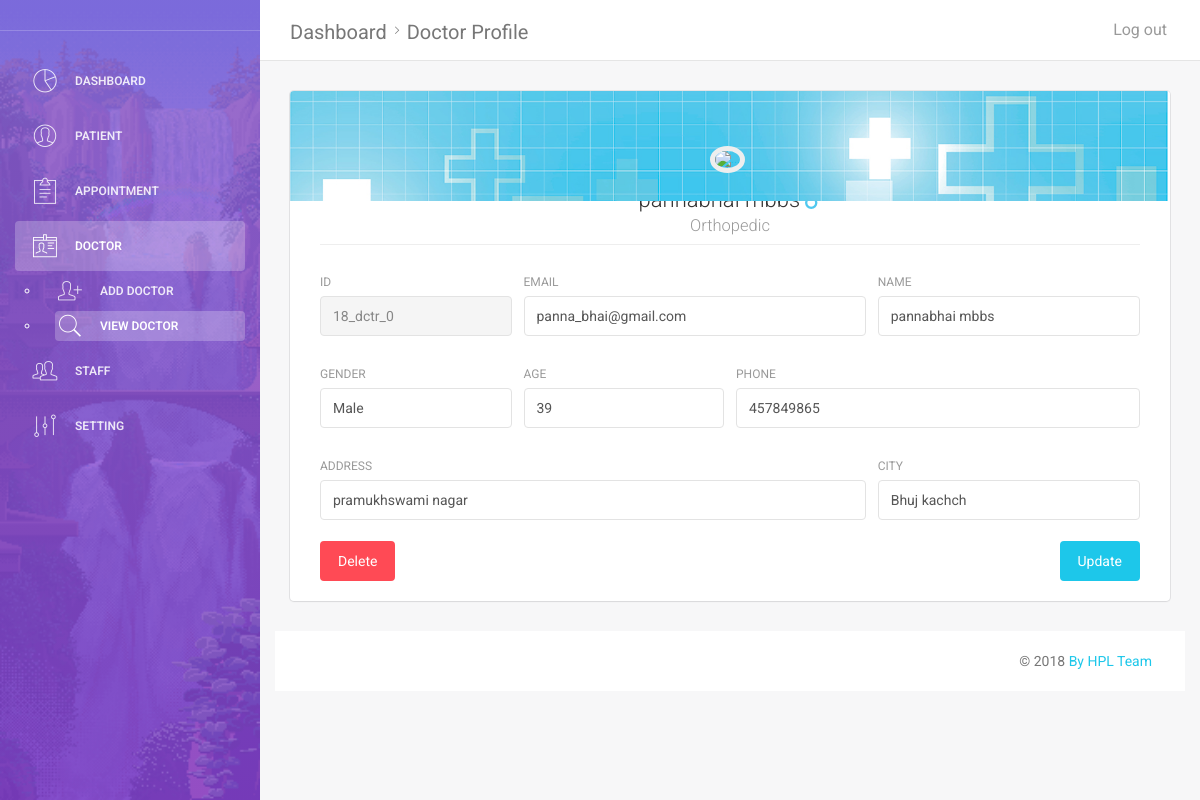
The app's page /view_doctor_profile.php?id=18_dctr_0 (signed in) with its own data.
### tables this page shows
CREATE TABLE `doctor` (
  `doctor_id` varchar(15) NOT NULL,
  `doctor_name` varchar(30) NOT NULL,
  `doctor_dob` date NOT NULL,
  `doctor_gender` varchar(10) NOT NULL,
  `doctor_phone` varchar(15) NOT NULL,
  `doctor_city` varchar(20) NOT NULL,
  `doctor_address` varchar(100) NOT NULL,
  `doctor_designation` varchar(30) NOT NULL,
  `doctor_email` varchar(50) NOT NULL,
  `doctor_password` varchar(50) NOT NULL,
  `doj` timestamp(6) NOT NULL DEFAULT CURRENT_TIMESTAMP(6),
  `slot_id` varchar(10) NOT NULL,
  `doctor_exist` tinyint(1) NOT NULL
);

### view_doctor_profile.php (the view, shortened to what this page needs)
<?php
include("assets/modules/global_module.php");
if(isset($_GET["id"]))
{
    $d_id = $_GET["id"];
}
if(isset($_SESSION["admin_token"]))
{
    $admin_id = $_SESSION["admin_token"];
}
$data = mysqli_fetch_assoc(fetch_data("select * from doctor where doctor_id = '$d_id'","result"));
$age = date_diff(date_create($data["doctor_dob"]), date_create('today'))->y;
?>
<!doctype html>
<html lang="en">
<head>
    <link href="assets/css/bootstrap.min.css" rel="stylesheet" />
    <link href="assets/css/animate.min.css" rel="stylesheet"/>
    <link href="assets/css/light-bootstrap-dashboard.css?v=1.4.0" rel="stylesheet"/>
    <link href="http://maxcdn.bootstrapcdn.com/font-awesome/4.2.0/css/font-awesome.min.css" rel="stylesheet">
    <link href="assets/css/pe-icon-7-stroke.css" rel="stylesheet" />
</head>
<body>
<div class="wrapper">
    <div class="main-panel">
        <nav class="navbar navbar-default navbar-fixed">
            <div class="container-fluid">
                <div class="navbar-header">
                    <a class="navbar-brand" href="#">Dashboard<i class="pe-7s-angle-right"></i>Doctor Profile</a>
                </div>
                <div class="collapse navbar-collapse">
                    <ul class="nav navbar-nav navbar-right">
                        <li>
                            <a href="logout.php?for=<?php echo $admin_id; ?>">
                                <p>Log out</p>
                            </a>
                        </li>
                    </ul>
                </div>
            </div>
        </nav>
        <div class="content">
            <div class="container-fluid">
                <div class="row">
                    <div class="col-md-12">
                        <div class="card card-user">
                            <div class="image" >
                            </div>
                            <div class="content">
                                <div class="author">
                                    <a href="#">
                                        <img class="avatar border-gray" src="assets/img/avatars/014-man-12.png" alt="..."/  >
                                        <h4 class="title"><?php echo $data["doctor_name"]; if($data["doctor_gender"]=="Male"){ echo "&nbsp<img src='assets/img/male.png'>"; }else{ echo "&nbsp<img src='assets/img/female.png'>"; }?><br />
                                            <small><?php echo $data["doctor_designation"]; ?></small>
                                        </h4>
                                    </a>
                                </div>
                                <hr>
                                <div class="content">
                                    <form method="POST" name="admin_edit_patient">
                                        <div class="row">
                                            <div class="col-md-3">
                                                <div class="form-group">
                                                    <label>Id</label>
                                                    <input type="text" name="d_id" class="form-control" disabled value="<?php echo $data["doctor_id"]; ?>">
                                                </div>
                                            </div>
                                            <div class="col-md-5">
                                                <div class="form-group">
                                                    <label>Email</label>
                                                    <input type="email" name="d_email" class="form-control"  value="<?php echo $data["doctor_email"]; ?>">
                                                </div>
                                            </div>
                                            <div class="col-md-4">
                                                <div class="form-group">
                                                    <label >Name</label>
                                                    <input type="text" name="d_name" class="form-control"  value="<?php echo $data["doctor_name"]; ?>">
                                                </div>
                                            </div>
                                        </div>
                                        <div class="row">
                                            <div class="col-md-3">
                                                <div class="form-group">
                                                    <label>Gender</label>
                                                    <input type="text" name="d_gender" class="form-control"  value="<?php echo $data["doctor_gender"]; ?>">
                                                </div>
                                            </div>
                                            <div class="col-md-3">
                                                <div class="form-group">
                                                    <label>Age</label>
                                                    <input type="text" name="p_age" class="form-control" value="<?php echo $age ?>">
                                                </div>
                                            </div>
                                            <div class="col-md-6">
                                                <div class="form-group">
                                                    <label>Phone</label>
                                                    <input type="text" name="d_phone" class="form-control"  value="<?php echo $data["doctor_phone"]; ?>">
                                                </div>
                                            </div>
                                        </div>
                                        <div class="row">
                                            <div class="col-md-8">
                                                <div class="form-group">
                                                    <label>Address</label>
                                                    <input type="text" name="d_address" class="form-control"  value="<?php echo $data["doctor_address"]; ?>">
                                                </div>
                                            </div>
                                            <div class="col-md-4">
                                                <div class="form-group">
                                                    <label>City</label>
                                                    <input type="text" name="d_city" class="form-control"  value="<?php echo $data["doctor_city"]; ?>">
                                                </div>
                                            </div>
                                        </div>
                                        <a class="btn btn-danger btn-fill pull-left" data-toggle="modal" data-target="#myModal">
                                            Delete
                                        </a>
                                        <button type="submit" class="btn btn-info btn-fill pull-right">Update</button>
                                        <br><br>
                                    </form>
                                </div>
                            </div>
                        </div>
                    </div>
                </div>
            </div>
            <footer class="footer">
                <div class="container-fluid">
                    <p class="copyright pull-right">
                        &copy; <script>document.write(new Date().getFullYear())</script>
                        <a href="#">By HPL Team</a>
                    </p>
                </div>
            </footer>
        </div>
    </div>
</body>
</html>

### records on screen
doctor: doctor_designation "Orthopedic", d_id "18_dctr_0", d_email "panna_bhai@gmail.com", d_name "pannabhai mbbs", d_gender "Male", p_age "39", d_phone "457849865", d_address "pramukhswami nagar", d_city "Bhuj kachch"
